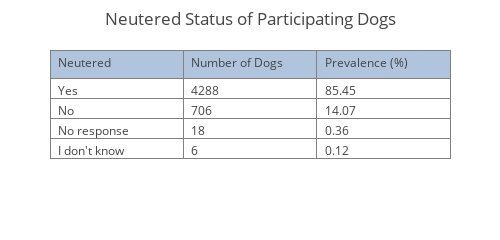

Notebook cell for this chart:
### Markdown cell above
### 2.3 Neutered Status:

### Code cell
# Construct the dataframe.
fields = 'dog_spayed'
labels = ['Neutered']
df = createStringDataFrame(DOG_TABLE, fields, labels, filtered=False)
replacements = {'':'No response', '0':'No', '1':'Yes', '2':"I don't know"}
df = replaceFields(df, replacements)

# Calculate sums and prevalences.
calc = getValueCountAndPrevalence(df, labels[0])

data = [go.Table(header=dict(values=[labels[0], 'Number of Dogs', 'Prevalence (%)'],
                             fill = dict(color='#B0C4DE'),
                             align = ['left'] * 3),
                 cells=dict(values=[calc.index.values, calc['sum'].values, 
                                    calc['prevalence'].values],
                            align = ['left'] * 3,
                            format = [None, 'd', '.2f']))]
layout = go.Layout(title='Neutered Status of Participating Dogs',
                   width=500,
                   height=225,
                   margin=go.Margin(l=50, r=50, b=50, t=50, pad=4))
fig = dict(data=data, layout=layout)
py.iplot(fig)

### Figure 1 — Plotly figure (JSON) as saved in the notebook; plotly's stock layout.template omitted (floating-point values rounded to 4 significant figures)
{"data": [{"cells": {"align": ["left", "left", "left"], "format": [null, "d", ".2f"], "values": [["Yes", "No", "No response", "I don't know"], [4288, 706, 18, 6], [85.45, 14.07, 0.3587, 0.1196]]}, "header": {"align": ["left", "left", "left"], "fill": {"color": "#B0C4DE"}, "values": ["Neutered", "Number of Dogs", "Prevalence (%)"]}, "type": "table"}], "layout": {"height": 225, "margin": {"b": 50, "l": 50, "pad": 4, "r": 50, "t": 50}, "title": "Neutered Status of Participating Dogs", "width": 500}}
